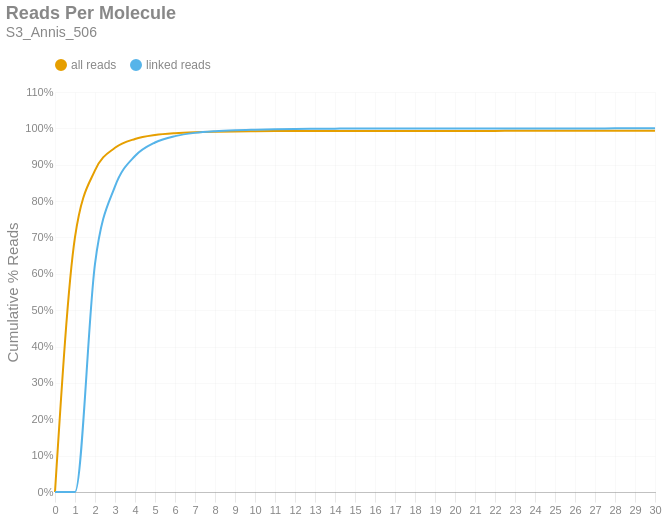

The code cell stored with this chart in its notebook:
### Markdown cell above
### Reads per Molecule
This chart shows the cumulative distribution of the number of reads per linked molecule. That is, how many alignments are associated with a unique molecule. This excludes the number of reads associated with invalid or absent linked-read barcodes. The `linked` histogram is the percentages recalculated when disregarding singletons.

### Code cell
if SKIPLR:
    print_html(f"Skipped")
else:
    counts = np.bincount(valids['reads'].cast(pl.Int64).to_numpy())
    weighted = counts * np.arange(len(counts))
    all_perc = weighted / n_reads
    linked_perc = weighted / n_linked_reads
    linked_perc[1] = 0
    binned_df = pl.DataFrame({
        'readsper': list(range(len(counts))),
        'all reads (cumsum)': np.cumsum(all_perc).tolist(),
        'linked reads (cumsum)': np.cumsum(linked_perc).tolist(),
    })

    with SafeRender(binned_df):
        (
            density_plot(binned_df, 'Reads Per Molecule', samplename, 'readspmol')
            .encode(
                x=alt.X('readsper:O', title=None).axis(labelAngle=0).scale(padding=0),
                y=alt.Y('value:Q', title='Cumulative % Reads').axis(format='%').stack(False),
                color=alt.Color("key:N").scale(domain=["all reads", "linked reads"]),
                tooltip=[
                    alt.Tooltip("key:N", title="Data Type"),
                    alt.Tooltip("readsper:O", title="Reads Per Molecule"),
                    alt.Tooltip("value:Q", format=".2%", title="% Reads (Cum.)")
                ]            
            )
        ).display()

### Figure 1 — Vega-Lite specification as saved in the notebook (floating-point values rounded to 4 significant figures)
{"width": "container", "height": 400, "config": {"title": {"anchor": "start", "dy": -15, "fontSize": 18, "color": "#888888", "subtitleColor": "#888888", "subtitleFontSize": 14}, "arc": {"fill": "#0072B2"}, "axis": {"domainColor": "#888888", "domainWidth": 0.5, "gridWidth": 0.2, "grid": false, "titleFontWeight": 400, "titleFontSize": 15, "labelFontSize": 11, "labelColor": "#888888", "tickColor": "#888888", "tickWidth": 0.2, "titleColor": "#888888"}, "axisBand": {"grid": false}, "axisX": {"grid": true, "tickSize": 10, "domainCap": "round"}, "axisY": {"domain": false, "grid": true, "tickSize": 0, "domainCap": "round"}, "background": "transparent", "header": {"labelFontSize": 15, "labelColor": "#888888", "titleFontSize": 15, "titleFontWeight": 600, "titleColor": "#888888"}, "legend": {"labelFont": "sans-serif", "labelFontSize": 12, "labelColor": "#888888", "symbolSize": 100, "symbolType": "circle", "titleFontSize": 12, "titlePadding": 10, "titleColor": "#888888", "title": null, "orient": "top"}, "range": {"category": ["#E69F00", "#56B4E9", "#009E73", "#F0E442", "#0072B2", "#D55E00", "#CC79A7", "#000000"], "diverging": ["#cfe8f3", "#a2d4ec", "#73bfe2", "#46abdb", "#1696d2", "#12719e"]}, "area": {"fill": "#0072B2", "fillOpacity": 0.7, "line": true, "strokeOpacity": 0.7}, "line": {"color": "#0072B2", "stroke": "#0072B2", "strokeWidth": 2}, "trail": {"color": "#0072B2", "stroke": "#0072B2", "strokeWidth": 0, "size": 1}, "point": {"filled": true, "fillOpacity": 1.0, "size": 95}, "text": {"color": "#888888", "fontSize": 11, "align": "right", "fontWeight": 400, "size": 11}, "bar": {"fill": "#0072B2", "stroke": null}, "view": {"stroke": null, "continuousWidth": 660, "continuousHeight": 400}}, "data": {"name": "data-7ee9ef8bdf774b7d37235e0fe3de51ac"}, "mark": {"type": "line", "interpolate": "monotone", "point": {"opacity": 0, "size": 275}}, "encoding": {"color": {"field": "key", "scale": {"domain": ["all reads", "linked reads"]}, "type": "nominal"}, "tooltip": [{"field": "key", "title": "Data Type", "type": "nominal"}, {"field": "readsper", "title": "Reads Per Molecule", "type": "ordinal"}, {"field": "value", "format": ".2%", "title": "% Reads (Cum.)", "type": "quantitative"}], "x": {"axis": {"labelAngle": 0}, "field": "readsper", "scale": {"padding": 0}, "title": null, "type": "ordinal"}, "y": {"axis": {"format": "%"}, "field": "value", "stack": false, "title": "Cumulative % Reads", "type": "quantitative"}}, "params": [{"name": "param_c36ac31b6afebe62", "select": {"type": "point", "fields": ["key"]}, "bind": "legend"}], "title": {"text": "Reads Per Molecule", "subtitle": "S3_Annis_506"}, "transform": [{"fold": ["all reads (cumsum)", "linked reads (cumsum)"]}, {"calculate": "replace(datum.key, ' (cumsum)', '')", "as": "key"}, {"filter": {"param": "param_c36ac31b6afebe62"}}], "usermeta": {"embedOptions": {"downloadFileName": "S3_Annis_506.readspmol"}}, "$schema": "https://vega.github.io/schema/vega-lite/v6.1.0.json", "datasets": {"data-7ee9ef8bdf774b7d37235e0fe3de51ac": [{"readsper": 0, "all reads (cumsum)": 0.0, "linked reads (cumsum)": 0.0}, {"readsper": 1, "all reads (cumsum)": 0.701, "linked reads (cumsum)": 0.0}, {"readsper": 2, "all reads (cumsum)": 0.8843, "linked reads (cumsum)": 0.6274}, {"readsper": 3, "all reads (cumsum)": 0.9465, "linked reads (cumsum)": 0.8404}, {"readsper": 4, "all reads (cumsum)": 0.9709, "linked reads (cumsum)": 0.924}, {"readsper": 5, "all reads (cumsum)": 0.9818, "linked reads (cumsum)": 0.9611}, {"readsper": 6, "all reads (cumsum)": 0.9869, "linked reads (cumsum)": 0.9787}, {"readsper": 7, "all reads (cumsum)": 0.9895, "linked reads (cumsum)": 0.9876}, {"readsper": 8, "all reads (cumsum)": 0.9908, "linked reads (cumsum)": 0.9922}, {"readsper": 9, "all reads (cumsum)": 0.9916, "linked reads (cumsum)": 0.9949}, {"readsper": 10, "all reads (cumsum)": 0.9921, "linked reads (cumsum)": 0.9965}, {"readsper": 11, "all reads (cumsum)": 0.9925, "linked reads (cumsum)": 0.9978}, {"readsper": 12, "all reads (cumsum)": 0.9927, "linked reads (cumsum)": 0.9985}, {"readsper": 13, "all reads (cumsum)": 0.9928, "linked reads (cumsum)": 0.9989}, {"readsper": 14, "all reads (cumsum)": 0.9929, "linked reads (cumsum)": 0.9992}, {"readsper": 15, "all reads (cumsum)": 0.993, "linked reads (cumsum)": 0.9995}, {"readsper": 16, "all reads (cumsum)": 0.993, "linked reads (cumsum)": 0.9996}, {"readsper": 17, "all reads (cumsum)": 0.993, "linked reads (cumsum)": 0.9997}, {"readsper": 18, "all reads (cumsum)": 0.993, "linked reads (cumsum)": 0.9997}, {"readsper": 19, "all reads (cumsum)": 0.9931, "linked reads (cumsum)": 0.9998}, {"readsper": 20, "all reads (cumsum)": 0.9931, "linked reads (cumsum)": 0.9998}, {"readsper": 21, "all reads (cumsum)": 0.9931, "linked reads (cumsum)": 0.9999}, {"readsper": 22, "all reads (cumsum)": 0.9931, "linked reads (cumsum)": 0.9999}, {"readsper": 23, "all reads (cumsum)": 0.9931, "linked reads (cumsum)": 0.9999}, {"readsper": 24, "all reads (cumsum)": 0.9931, "linked reads (cumsum)": 0.9999}, {"readsper": 25, "all reads (cumsum)": 0.9931, "linked reads (cumsum)": 0.9999}, {"readsper": 26, "all reads (cumsum)": 0.9931, "linked reads (cumsum)": 0.9999}, {"readsper": 27, "all reads (cumsum)": 0.9931, "linked reads (cumsum)": 1.0}, {"readsper": 28, "all reads (cumsum)": 0.9931, "linked reads (cumsum)": 1.0}, {"readsper": 29, "all reads (cumsum)": 0.9931, "linked reads (cumsum)": 1.0}, {"readsper": 30, "all reads (cumsum)": 0.9931, "linked reads (cumsum)": 1.0}]}}
